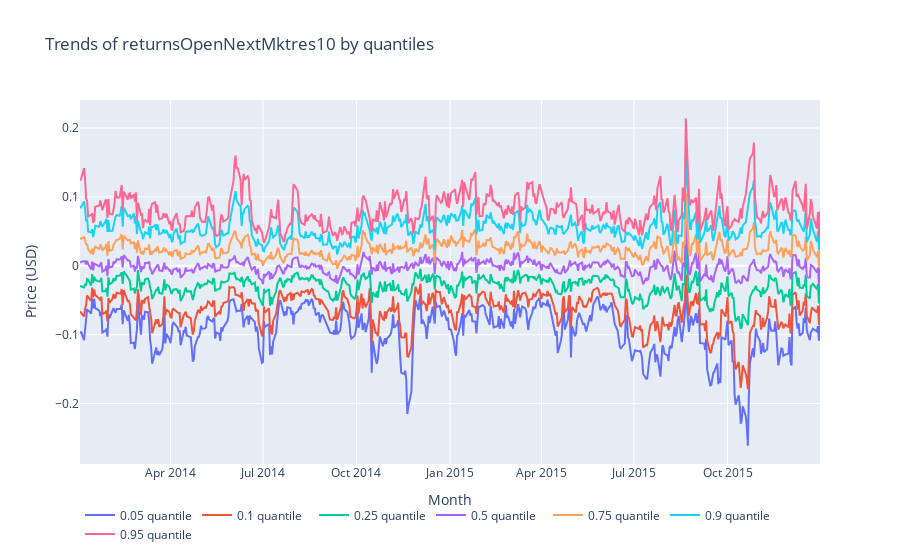

Notebook code for this chart:
### Markdown cell above
Now let's take a look at out target variable.

### Code cell
data = []
for i in [0.05, 0.1, 0.25, 0.5, 0.75, 0.9, 0.95]:
    price_df = market_train_df.groupby('time')['returnsOpenNextMktres10'].quantile(i).reset_index()

    data.append(go.Scatter(
        x = price_df['time'].dt.strftime(date_format='%Y-%m-%d').values,
        y = price_df['returnsOpenNextMktres10'].values,
        name = f'{i} quantile'
    ))
layout = go.Layout(dict(title = "Trends of returnsOpenNextMktres10 by quantiles",
                  xaxis = dict(title = 'Month'),
                  yaxis = dict(title = 'Price (USD)'),
                  ),legend=dict(
                orientation="h"),)
py.iplot(dict(data=data, layout=layout), filename='basic-line')

### Figure 1 — Plotly figure (JSON) as saved in the notebook; plotly's stock layout.template omitted (floating-point values rounded to 4 significant figures; data arrays with more than 128 entries replaced by an {"elided": "..."} marker saying what was removed)
{"data": [{"name": "0.05 quantile", "type": "scatter", "x": {"elided": "504 str values"}, "y": {"elided": "504 float values"}}, {"name": "0.1 quantile", "type": "scatter", "x": {"elided": "504 str values"}, "y": {"elided": "504 float values"}}, {"name": "0.25 quantile", "type": "scatter", "x": {"elided": "504 str values"}, "y": {"elided": "504 float values"}}, {"name": "0.5 quantile", "type": "scatter", "x": {"elided": "504 str values"}, "y": {"elided": "504 float values"}}, {"name": "0.75 quantile", "type": "scatter", "x": {"elided": "504 str values"}, "y": {"elided": "504 float values"}}, {"name": "0.9 quantile", "type": "scatter", "x": {"elided": "504 str values"}, "y": {"elided": "504 float values"}}, {"name": "0.95 quantile", "type": "scatter", "x": {"elided": "504 str values"}, "y": {"elided": "504 float values"}}], "layout": {"legend": {"orientation": "h"}, "title": {"text": "Trends of returnsOpenNextMktres10 by quantiles"}, "xaxis": {"title": {"text": "Month"}}, "yaxis": {"title": {"text": "Price (USD)"}}}}
